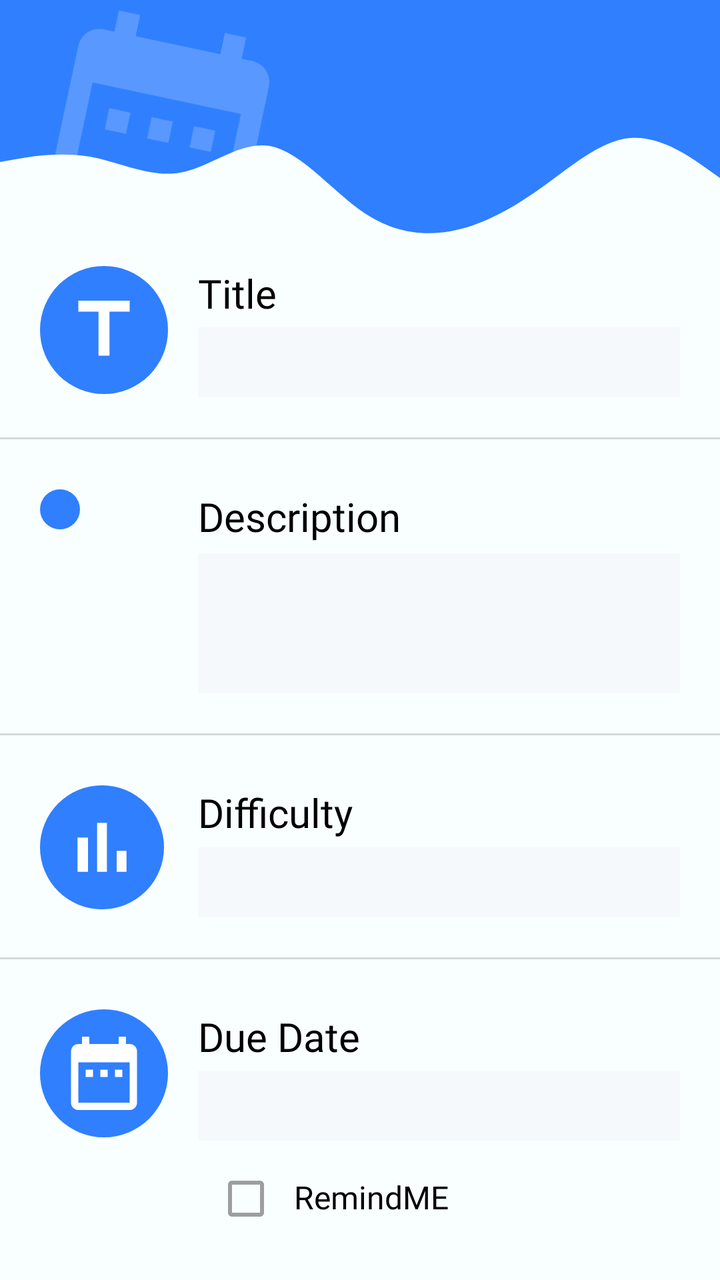
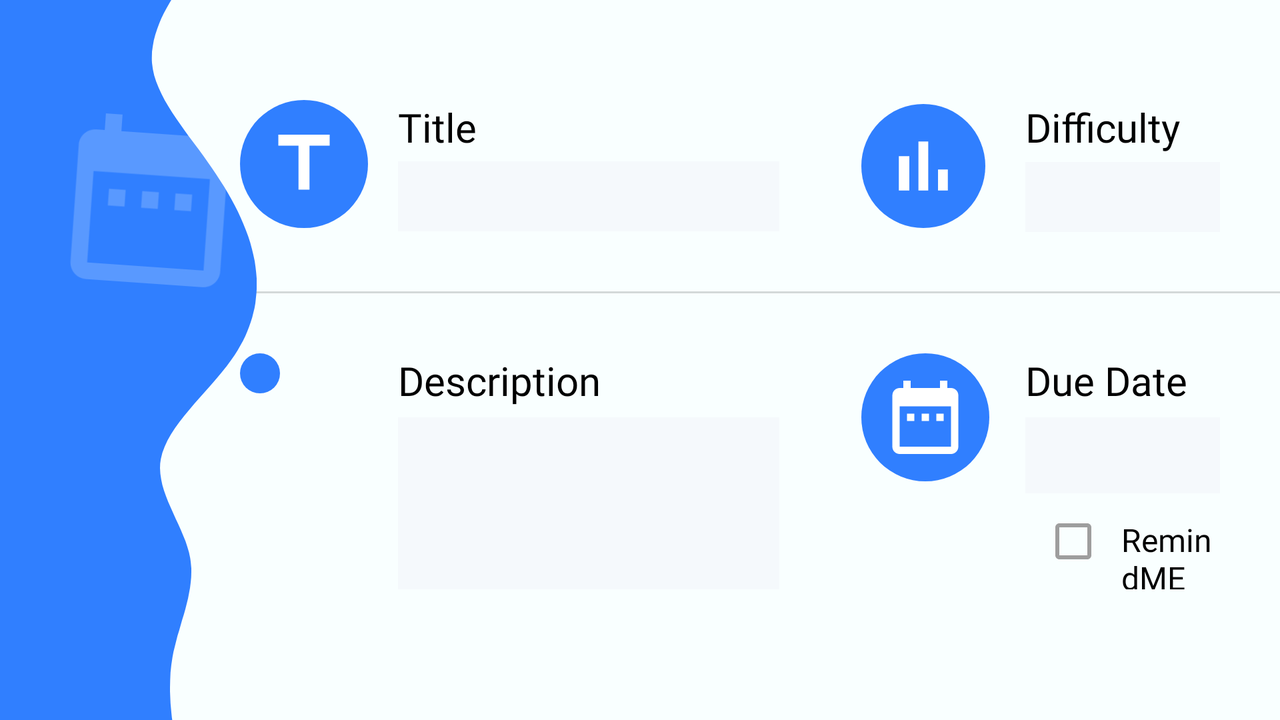

An Android layout and its configuration variant, each rendered on a device that would load it. The default file and the variant file are quoted in full after the pictures.
<!-- AndroidManifest.xml: application theme Theme.AndroidRoomSample -->
<!-- res/layout/activity_details.xml -->
<?xml version="1.0" encoding="utf-8"?>
<androidx.constraintlayout.widget.ConstraintLayout xmlns:android="http://schemas.android.com/apk/res/android"
    xmlns:app="http://schemas.android.com/apk/res-auto"
    xmlns:tools="http://schemas.android.com/tools"
    android:layout_width="match_parent"
    android:layout_height="match_parent"
    android:background="@color/primary">

    <View
        android:id="@+id/wave1"
        android:layout_width="match_parent"
        android:layout_height="50dp"
        android:layout_gravity="center"
        android:background="@color/secondary"
        android:backgroundTint="@color/secondary"
        app:layout_constraintEnd_toEndOf="parent"
        app:layout_constraintStart_toStartOf="parent"
        app:layout_constraintTop_toTopOf="parent" />

    <ImageView
        android:id="@+id/wave2"
        android:layout_width="wrap_content"
        android:layout_height="wrap_content"
        android:layout_marginTop="45dp"
        android:src="@drawable/ic_wave"
        app:layout_constraintEnd_toEndOf="parent"
        app:layout_constraintStart_toStartOf="parent"
        app:layout_constraintTop_toTopOf="@+id/wave1" />

    <ImageButton
        android:id="@+id/backButton"
        android:layout_width="wrap_content"
        android:layout_height="wrap_content"
        android:layout_marginStart="15dp"
        android:layout_marginTop="15dp"
        android:fontFamily="@font/ruluko"
        android:background="@color/transparant"
        android:src="@drawable/ic_back"
        app:layout_constraintStart_toStartOf="parent"
        app:layout_constraintTop_toTopOf="parent"
        android:tint="@color/white"
        android:layout_marginLeft="15dp" />

    <ImageView
        android:id="@+id/imageView"
        android:layout_width="130dp"
        android:layout_height="130dp"
        android:layout_marginStart="15dp"
        android:rotation="12"
        android:src="@drawable/ic_date"
        app:layout_constraintStart_toStartOf="parent"
        app:layout_constraintTop_toTopOf="@+id/wave1"
        app:tint="#33F9FFFF"
        android:layout_marginLeft="15dp" />

    <ImageView
        android:id="@+id/assignment"
        android:layout_width="120dp"
        android:layout_height="120dp"
        android:layout_marginTop="50dp"
        android:layout_marginEnd="60dp"
        android:rotation="-12"
        android:src="@drawable/ic_assignment"
        app:layout_constraintEnd_toEndOf="parent"
        app:layout_constraintTop_toTopOf="@+id/wave1"
        app:tint="#33F9FFFF"
        android:layout_marginRight="60dp" />

    <Button
        android:id="@+id/sendButton"
        android:layout_width="wrap_content"
        android:layout_height="wrap_content"
        android:layout_marginTop="10dp"
        android:layout_marginEnd="10dp"
        android:backgroundTint="@color/secondary"
        android:text="SAVE"
        app:layout_constraintEnd_toEndOf="parent"
        app:layout_constraintTop_toTopOf="parent"
        android:visibility="invisible"
        android:layout_marginRight="10dp" />

    <ImageButton
        android:id="@+id/titleButton"
        android:layout_width="wrap_content"
        android:layout_height="wrap_content"
        android:layout_marginStart="20dp"
        android:background="@drawable/round_shape"
        android:padding="10dp"
        android:src="@drawable/ic_title"
        app:layout_constraintStart_toStartOf="parent"
        app:layout_constraintTop_toBottomOf="@+id/wave2"
        android:layout_marginLeft="20dp" />

    <TextView
        android:id="@+id/titleTextView"
        android:layout_width="0dp"
        android:layout_height="wrap_content"
        android:layout_marginStart="15dp"
        android:layout_marginEnd="20dp"
        android:fontFamily="@font/open_sans"
        android:text="@string/title"
        android:textColor="@color/black"
        android:textSize="20dp"
        app:layout_constraintEnd_toEndOf="parent"
        app:layout_constraintHorizontal_bias="0.043"
        app:layout_constraintStart_toEndOf="@+id/titleButton"
        app:layout_constraintTop_toTopOf="@+id/titleButton"
        android:layout_marginLeft="15dp"
        android:layout_marginRight="20dp" />

    <EditText
        android:id="@+id/titleInput"
        android:layout_width="0dp"
        android:layout_height="35dp"
        android:layout_marginTop="5dp"
        android:background="@color/content"
        android:drawableBottom="@color/black"
        android:editable="false"
        android:fontFamily="@font/open_sans"
        android:paddingLeft="10dp"
        android:textSize="20dp"
        app:layout_constraintBottom_toBottomOf="@+id/titleButton"
        app:layout_constraintEnd_toEndOf="@+id/titleTextView"
        app:layout_constraintStart_toStartOf="@+id/titleTextView"
        app:layout_constraintTop_toBottomOf="@+id/titleTextView" />

    <View
        android:id="@+id/view"
        android:layout_width="match_parent"
        android:layout_height="1dp"
        android:layout_gravity="center"
        android:layout_marginTop="20dp"
        android:background="#26000000"
        app:layout_constraintTop_toBottomOf="@+id/titleInput"
        tools:layout_editor_absoluteX="0dp"
        />

    <ImageButton
        android:id="@+id/detailsButton"
        android:layout_width="0dp"
        android:layout_height="wrap_content"
        android:layout_marginTop="25dp"
        android:background="@drawable/round_shape"
        android:padding="10dp"
        android:src="@drawable/ic_details"
        app:layout_constraintStart_toStartOf="@+id/titleButton"
        app:layout_constraintTop_toBottomOf="@+id/view" />

    <TextView
        android:id="@+id/detailsTextView"
        android:layout_width="0dp"
        android:layout_height="wrap_content"
        android:fontFamily="@font/open_sans"
        android:text="@string/description"
        android:textColor="@color/black"
        android:textSize="20dp"
        app:layout_constraintEnd_toEndOf="@+id/titleTextView"
        app:layout_constraintStart_toStartOf="@+id/titleTextView"
        app:layout_constraintTop_toTopOf="@+id/detailsButton" />

    <EditText
        android:id="@+id/detailsInput"
        android:layout_width="0dp"
        android:layout_height="70dp"
        android:layout_marginTop="5dp"
        android:background="@color/content"
        android:drawableBottom="@color/black"
        android:editable="false"
        android:fontFamily="@font/open_sans"
        android:paddingLeft="10dp"
        android:textSize="20dp"
        app:layout_constraintEnd_toEndOf="@+id/detailsTextView"
        app:layout_constraintStart_toStartOf="@+id/detailsTextView"
        app:layout_constraintTop_toBottomOf="@+id/detailsTextView" />

    <View
        android:id="@+id/view2"
        android:layout_width="match_parent"
        android:layout_height="1dp"
        android:layout_gravity="center"
        android:layout_marginTop="20dp"
        android:background="#26000000"
        app:layout_constraintTop_toBottomOf="@+id/detailsInput"
        tools:layout_editor_absoluteX="0dp" />


    <ImageButton
        android:id="@+id/difficultyButton"
        android:layout_width="0dp"
        android:layout_height="wrap_content"
        android:layout_marginTop="25dp"
        android:background="@drawable/round_shape"
        android:padding="10dp"
        android:src="@drawable/ic_difficulty"
        app:layout_constraintStart_toStartOf="@+id/detailsButton"
        app:layout_constraintTop_toBottomOf="@+id/view2" />

    <TextView
        android:id="@+id/difficultyTextView"
        android:layout_width="0dp"
        android:layout_height="wrap_content"
        android:fontFamily="@font/open_sans"
        android:text="@string/difficulty"
        android:textColor="@color/black"
        android:textSize="20dp"
        app:layout_constraintEnd_toEndOf="@+id/detailsTextView"
        app:layout_constraintStart_toStartOf="@+id/detailsTextView"
        app:layout_constraintTop_toTopOf="@+id/difficultyButton" />

    <EditText
        android:id="@+id/difficultyInput"
        android:layout_width="0dp"
        android:layout_height="35dp"
        android:layout_marginTop="8dp"
        android:background="@color/content"
        android:drawableBottom="@color/black"
        android:editable="false"
        android:fontFamily="@font/open_sans"
        android:paddingLeft="10dp"
        android:textSize="20dp"
        app:layout_constraintBottom_toBottomOf="@+id/difficultyButton"
        app:layout_constraintEnd_toEndOf="@+id/difficultyTextView"
        app:layout_constraintStart_toStartOf="@+id/difficultyTextView"
        app:layout_constraintTop_toBottomOf="@+id/difficultyTextView" />

    <View
        android:id="@+id/view3"
        android:layout_width="match_parent"
        android:layout_height="1dp"
        android:layout_gravity="center"
        android:layout_marginTop="20dp"
        android:background="#26000000"
        app:layout_constraintTop_toBottomOf="@+id/difficultyInput"
        tools:layout_editor_absoluteX="0dp" />

    <ImageButton
        android:id="@+id/dueDateButton"
        android:layout_width="0dp"
        android:layout_height="wrap_content"
        android:layout_marginTop="25dp"
        android:background="@drawable/round_shape"
        android:padding="10dp"
        android:src="@drawable/ic_date"
        app:layout_constraintStart_toStartOf="@+id/difficultyButton"
        app:layout_constraintTop_toBottomOf="@+id/view3" />

    <TextView
        android:id="@+id/dueDateTextView"
        android:layout_width="0dp"
        android:layout_height="wrap_content"
        android:fontFamily="@font/open_sans"
        android:text="@string/dueDate"
        android:textColor="@color/black"
        android:textSize="20dp"
        app:layout_constraintEnd_toEndOf="@+id/difficultyTextView"
        app:layout_constraintStart_toStartOf="@+id/difficultyTextView"
        app:layout_constraintTop_toTopOf="@+id/dueDateButton" />

    <LinearLayout
        android:id="@+id/linearLayout"
        android:layout_width="0dp"
        android:layout_height="wrap_content"
        android:layout_marginTop="5dp"
        android:orientation="horizontal"
        app:layout_constraintBottom_toBottomOf="@+id/dueDateButton"
        app:layout_constraintEnd_toEndOf="@+id/dueDateTextView"
        app:layout_constraintStart_toStartOf="@+id/dueDateTextView"
        app:layout_constraintTop_toBottomOf="@+id/dueDateTextView">

        <EditText
            android:id="@+id/dueDateInput"
            android:layout_width="match_parent"
            android:layout_height="35dp"
            android:layout_weight="1"
            android:background="@color/content"
            android:drawableBottom="@color/black"
            android:editable="false"
            android:fontFamily="@font/open_sans"
            android:paddingLeft="10dp"
            android:textSize="20dp"
            app:layout_constraintVertical_bias="0.0" />
    </LinearLayout>

    <LinearLayout
        android:layout_width="0dp"
        android:layout_height="wrap_content"
        android:layout_marginTop="5dp"
        android:orientation="horizontal"
        app:layout_constraintBottom_toBottomOf="parent"
        app:layout_constraintEnd_toEndOf="@+id/linearLayout"
        app:layout_constraintStart_toStartOf="@+id/linearLayout"
        app:layout_constraintTop_toBottomOf="@+id/linearLayout"
        app:layout_constraintVertical_bias="0.0">

        <CheckBox
            android:id="@+id/remindMeBox"
            android:layout_width="wrap_content"
            android:layout_height="wrap_content"
            android:enabled="false"
            android:clickable="false"/>

        <TextView
            android:id="@+id/remindMeTextView"
            android:layout_width="wrap_content"
            android:layout_height="wrap_content"
            android:fontFamily="@font/open_sans"
            android:text="@string/remindME"
            android:textSize="16dp"
            android:textColor="@color/black"/>
    </LinearLayout>
</androidx.constraintlayout.widget.ConstraintLayout>
<!-- resources referenced by this layout -->
<resources>
  <color name="black">#FF000000</color>
  <color name="content">#F5F9FC</color>
  <color name="primary">#F9FFFF</color>
  <color name="secondary">#307FFF</color>
  <color name="transparant">#00FFFFFF</color>
  <color name="white">#FFFFFFFF</color>
  <!-- drawable ic_date (drawable-v24) -->
  <vector android:height="44dp" android:tint="#FFFFFF"
      android:viewportHeight="24" android:viewportWidth="24"
      android:width="44dp" xmlns:android="http://schemas.android.com/apk/res/android">
      <path android:fillColor="@android:color/white" android:pathData="M9,11L7,11v2h2v-2zM13,11h-2v2h2v-2zM17,11h-2v2h2v-2zM19,4h-1L18,2h-2v2L8,4L8,2L6,2v2L5,4c-1.11,0 -1.99,0.9 -1.99,2L3,20c0,1.1 0.89,2 2,2h14c1.1,0 2,-0.9 2,-2L21,6c0,-1.1 -0.9,-2 -2,-2zM19,20L5,20L5,9h14v11z"/>
  </vector>
  <!-- drawable ic_difficulty (drawable-v24) -->
  <vector android:height="42dp" android:tint="#FFFFFF"
      android:viewportHeight="24" android:viewportWidth="24"
      android:width="42dp" xmlns:android="http://schemas.android.com/apk/res/android">
      <path android:fillColor="@android:color/white" android:pathData="M5,9.2h3L8,19L5,19zM10.6,5h2.8v14h-2.8zM16.2,13L19,13v6h-2.8z"/>
  </vector>
  <!-- drawable ic_title (drawable-v24) -->
  <vector android:height="44dp" android:tint="#FFFFFF"
      android:viewportHeight="24" android:viewportWidth="24"
      android:width="44dp" xmlns:android="http://schemas.android.com/apk/res/android">
      <path android:fillColor="@android:color/white" android:pathData="M5,4v3h5.5v12h3V7H19V4z"/>
  </vector>
  <!-- drawable ic_wave (drawable-v24) -->
  <vector android:height="88dp" android:viewportHeight="320"
      android:viewportWidth="1440" android:width="396dp" xmlns:android="http://schemas.android.com/apk/res/android">
      <path android:fillColor="#307FFF" android:pathData="M0,128L30,122.7C60,117 120,107 180,117.3C240,128 300,160 360,149.3C420,139 480,85 540,96C600,107 660,181 720,224C780,267 840,277 900,266.7C960,256 1020,224 1080,181.3C1140,139 1200,85 1260,80C1320,75 1380,117 1410,138.7L1440,160L1440,0L1410,0C1380,0 1320,0 1260,0C1200,0 1140,0 1080,0C1020,0 960,0 900,0C840,0 780,0 720,0C660,0 600,0 540,0C480,0 420,0 360,0C300,0 240,0 180,0C120,0 60,0 30,0L0,0Z"/>
  </vector>
  <!-- drawable round_shape (drawable-v24) -->
  <?xml version="1.0" encoding="utf-8"?>
  <shape xmlns:android="http://schemas.android.com/apk/res/android">
      <solid android:color="@color/secondary" />
      <corners android:radius="1000dp" />
  </shape>
  <string name="description">Description</string>
  <string name="difficulty">Difficulty</string>
  <string name="dueDate">Due Date</string>
  <string name="remindME">RemindME</string>
  <string name="title">Title</string>
  <style name="Theme.AndroidRoomSample" parent="Theme.MaterialComponents.DayNight.DarkActionBar">
          
          <item name="colorPrimary">@color/white</item>
          <item name="colorPrimaryVariant">@color/purple_700</item>
          <item name="colorOnPrimary">@color/white</item>
          
          <item name="colorSecondary">@color/teal_200</item>
          <item name="colorSecondaryVariant">@color/teal_700</item>
          <item name="colorOnSecondary">@color/black</item>
          
          <item name="android:statusBarColor" tools:targetApi="l">?attr/colorPrimaryVariant</item>
          
      </style>
  <color name="purple_700">#FF3700B3</color>
  <color name="teal_200">#FF03DAC5</color>
  <color name="teal_700">#FF018786</color>
</resources>
<!-- res/layout-land/activity_details.xml (the repository's variant of the layout above) -->
<!-- drawn on the phone turned sideways -->
<?xml version="1.0" encoding="utf-8"?>
<androidx.constraintlayout.widget.ConstraintLayout xmlns:android="http://schemas.android.com/apk/res/android"
    xmlns:app="http://schemas.android.com/apk/res-auto"
    xmlns:tools="http://schemas.android.com/tools"
    android:layout_width="match_parent"
    android:layout_height="match_parent"
    android:background="@color/primary">

    <View
        android:id="@+id/view"
        android:layout_width="match_parent"
        android:layout_height="1dp"
        android:layout_gravity="center"
        android:layout_marginTop="30dp"
        android:background="#26000000"
        app:layout_constraintTop_toBottomOf="@+id/titleInput"
        tools:layout_editor_absoluteX="0dp" />

    <View
        android:id="@+id/wave1"
        android:layout_width="60dp"
        android:layout_height="match_parent"
        android:layout_gravity="center"
        android:background="@color/secondary"
        android:backgroundTint="@color/secondary"
        app:layout_constraintStart_toStartOf="parent"
        app:layout_constraintTop_toTopOf="parent" />


    <ImageView
        android:id="@+id/wave2"
        android:layout_width="396dp"
        android:layout_height="wrap_content"
        android:rotation="-90"
        android:src="@drawable/ic_wave"
        android:translationX="-100dp"
        app:layout_constraintBottom_toBottomOf="parent"
        app:layout_constraintStart_toStartOf="parent"
        app:layout_constraintTop_toTopOf="parent" />

    <ImageView
        android:id="@+id/imageView"
        android:layout_width="100dp"
        android:layout_height="100dp"
        android:layout_marginStart="25dp"
        android:layout_marginTop="50dp"
        android:rotation="4"
        android:src="@drawable/ic_date"
        app:layout_constraintStart_toStartOf="parent"
        app:layout_constraintTop_toTopOf="@+id/wave1"
        app:tint="#33F9FFFF"
        android:layout_marginLeft="25dp" />

    <ImageView
        android:id="@+id/assignment"
        android:layout_width="120dp"
        android:layout_height="120dp"
        android:rotation="-12"
        android:src="@drawable/ic_assignment"
        app:layout_constraintBottom_toBottomOf="parent"
        app:layout_constraintStart_toStartOf="parent"
        app:tint="#33F9FFFF" />

    <ImageButton
        android:id="@+id/backButton"
        android:layout_width="wrap_content"
        android:layout_height="wrap_content"
        android:layout_marginStart="20dp"
        android:layout_marginLeft="20dp"
        android:layout_marginTop="20dp"
        android:background="@color/transparant"
        android:fontFamily="@font/ruluko"
        android:src="@drawable/ic_back"
        android:tint="@color/white"
        app:layout_constraintStart_toStartOf="parent"
        app:layout_constraintTop_toTopOf="parent" />

    <Button
        android:id="@+id/sendButton"
        android:layout_width="wrap_content"
        android:layout_height="wrap_content"
        android:layout_marginTop="10dp"
        android:layout_marginEnd="10dp"
        android:backgroundTint="@color/secondary"
        android:text="SAVE"
        android:visibility="invisible"
        app:layout_constraintEnd_toEndOf="parent"
        app:layout_constraintTop_toTopOf="parent"
        android:layout_marginRight="10dp" />

    <View
        android:id="@+id/view3"
        android:layout_width="1dp"
        android:layout_height="wrap_content"
        android:layout_gravity="center"
        android:layout_marginStart="180dp"
        android:layout_marginLeft="180dp"
        android:background="#26000000"
        android:visibility="invisible"
        app:layout_constraintBottom_toBottomOf="parent"
        app:layout_constraintEnd_toEndOf="parent"
        app:layout_constraintStart_toStartOf="parent"
        app:layout_constraintTop_toTopOf="parent" />

    <ImageButton
        android:id="@+id/titleButton"
        android:layout_width="wrap_content"
        android:layout_height="wrap_content"
        android:layout_marginStart="100dp"
        android:layout_marginLeft="100dp"
        android:layout_marginTop="50dp"
        android:background="@drawable/round_shape"
        android:padding="10dp"
        android:src="@drawable/ic_title"
        app:layout_constraintStart_toEndOf="@+id/backButton"
        app:layout_constraintTop_toTopOf="parent" />

    <TextView
        android:id="@+id/titleTextView"
        android:layout_width="0dp"
        android:layout_height="wrap_content"
        android:layout_marginStart="15dp"
        android:layout_marginLeft="15dp"
        android:layout_marginEnd="20dp"
        android:layout_marginRight="20dp"
        android:fontFamily="@font/open_sans"
        android:text="@string/title"
        android:textColor="@color/black"
        android:textSize="20dp"
        app:layout_constraintEnd_toStartOf="@+id/view3"
        app:layout_constraintStart_toEndOf="@+id/titleButton"
        app:layout_constraintTop_toTopOf="@+id/titleButton" />

    <EditText
        android:id="@+id/titleInput"
        android:layout_width="0dp"
        android:layout_height="35dp"
        android:layout_marginStart="15dp"
        android:layout_marginTop="5dp"
        android:background="@color/content"
        android:drawableBottom="@color/black"
        android:editable="false"
        android:fontFamily="@font/open_sans"
        android:paddingLeft="10dp"
        android:textSize="20dp"
        app:layout_constraintBottom_toBottomOf="@+id/titleButton"
        app:layout_constraintEnd_toEndOf="@+id/titleTextView"
        app:layout_constraintStart_toEndOf="@+id/titleButton"
        app:layout_constraintTop_toBottomOf="@+id/titleTextView"
        android:layout_marginLeft="15dp" />

    <ImageButton
        android:id="@+id/detailsButton"
        android:layout_width="0dp"
        android:layout_height="wrap_content"
        android:layout_marginTop="30dp"
        android:background="@drawable/round_shape"
        android:padding="10dp"
        android:src="@drawable/ic_details"
        app:layout_constraintStart_toStartOf="@+id/titleButton"
        app:layout_constraintTop_toBottomOf="@+id/view" />

    <TextView
        android:id="@+id/detailsTextView"
        android:layout_width="0dp"
        android:layout_height="wrap_content"
        android:fontFamily="@font/open_sans"
        android:text="@string/description"
        android:textColor="@color/black"
        android:textSize="20dp"
        app:layout_constraintEnd_toEndOf="@+id/titleTextView"
        app:layout_constraintStart_toStartOf="@+id/titleTextView"
        app:layout_constraintTop_toTopOf="@+id/detailsButton" />

    <EditText
        android:id="@+id/detailsInput"
        android:layout_width="0dp"
        android:layout_height="0dp"
        android:layout_marginTop="5dp"
        android:background="@color/content"
        android:drawableBottom="@color/black"
        android:editable="false"
        android:fontFamily="@font/open_sans"
        android:paddingLeft="10dp"
        android:textSize="20dp"
        app:layout_constraintBottom_toBottomOf="@+id/linearLayout2"
        app:layout_constraintEnd_toEndOf="@+id/detailsTextView"
        app:layout_constraintStart_toStartOf="@+id/detailsTextView"
        app:layout_constraintTop_toBottomOf="@+id/detailsTextView" />

    <ImageButton
        android:id="@+id/difficultyButton"
        android:layout_width="0dp"
        android:layout_height="wrap_content"
        android:layout_marginStart="20dp"
        android:background="@drawable/round_shape"
        android:padding="10dp"
        android:src="@drawable/ic_difficulty"
        app:layout_constraintBottom_toBottomOf="@+id/titleInput"
        app:layout_constraintStart_toEndOf="@+id/view3"
        app:layout_constraintTop_toTopOf="@+id/titleTextView"
        android:layout_marginLeft="20dp" />

    <TextView
        android:id="@+id/difficultyTextView"
        android:layout_width="0dp"
        android:layout_height="wrap_content"
        android:layout_marginStart="20dp"
        android:layout_marginEnd="30dp"
        android:fontFamily="@font/open_sans"
        android:text="@string/difficulty"
        android:textColor="@color/black"
        android:textSize="20dp"
        app:layout_constraintBottom_toBottomOf="@+id/titleTextView"
        app:layout_constraintEnd_toEndOf="parent"
        app:layout_constraintStart_toEndOf="@+id/difficultyButton"
        app:layout_constraintTop_toTopOf="@+id/titleTextView"
        android:layout_marginLeft="20dp"
        android:layout_marginRight="30dp" />

    <EditText
        android:id="@+id/difficultyInput"
        android:layout_width="0dp"
        android:layout_height="35dp"
        android:layout_marginTop="4dp"
        android:background="@color/content"
        android:drawableBottom="@color/black"
        android:editable="false"
        android:fontFamily="@font/open_sans"
        android:paddingLeft="10dp"
        android:textSize="20dp"
        app:layout_constraintEnd_toEndOf="@+id/difficultyTextView"
        app:layout_constraintStart_toStartOf="@+id/difficultyTextView"
        app:layout_constraintTop_toBottomOf="@+id/difficultyTextView" />

    <ImageButton
        android:id="@+id/dueDateButton"
        android:layout_width="0dp"
        android:layout_height="wrap_content"
        android:background="@drawable/round_shape"
        android:padding="10dp"
        android:src="@drawable/ic_date"
        app:layout_constraintStart_toStartOf="@+id/difficultyButton"
        app:layout_constraintTop_toTopOf="@+id/detailsButton" />

    <TextView
        android:id="@+id/dueDateTextView"
        android:layout_width="0dp"
        android:layout_height="wrap_content"
        android:fontFamily="@font/open_sans"
        android:text="@string/dueDate"
        android:textColor="@color/black"
        android:textSize="20dp"
        app:layout_constraintEnd_toEndOf="@+id/difficultyTextView"
        app:layout_constraintStart_toStartOf="@+id/difficultyTextView"
        app:layout_constraintTop_toTopOf="@+id/dueDateButton" />

    <EditText
        android:id="@+id/dueDateInput"
        android:layout_width="0dp"
        android:layout_height="38dp"
        android:layout_marginTop="5dp"
        android:layout_weight="1"
        android:background="@color/content"
        android:drawableBottom="@color/black"
        android:editable="false"
        android:fontFamily="@font/open_sans"
        android:paddingLeft="10dp"
        android:textSize="20dp"
        app:layout_constraintEnd_toEndOf="@+id/dueDateTextView"
        app:layout_constraintStart_toStartOf="@+id/dueDateTextView"
        app:layout_constraintTop_toBottomOf="@+id/dueDateTextView" />

    <LinearLayout
        android:id="@+id/linearLayout2"
        android:layout_width="0dp"
        android:layout_height="48dp"
        android:orientation="horizontal"
        app:layout_constraintEnd_toEndOf="@+id/dueDateInput"
        app:layout_constraintStart_toStartOf="@+id/dueDateInput"
        app:layout_constraintTop_toBottomOf="@+id/dueDateInput">

        <CheckBox
            android:id="@+id/remindMeBox"
            android:layout_width="wrap_content"
            android:layout_height="wrap_content"
            android:enabled="false"
            android:clickable="false"/>

        <TextView
            android:id="@+id/remindMeTextView"
            android:layout_width="wrap_content"
            android:layout_height="wrap_content"
            android:fontFamily="@font/open_sans"
            android:text="@string/remindME"
            android:textSize="16dp"
            android:textColor="@color/black"/>
    </LinearLayout>
</androidx.constraintlayout.widget.ConstraintLayout>
